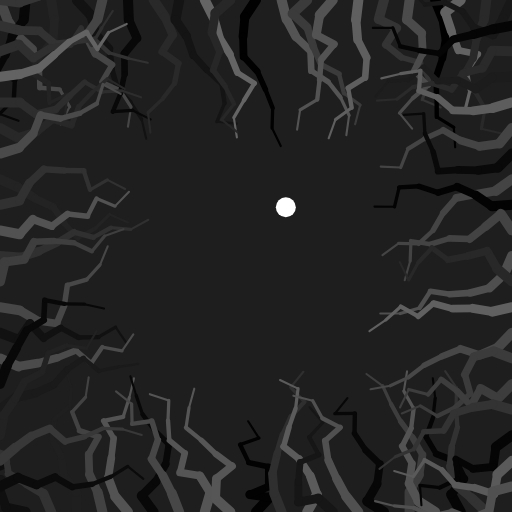
Frame 1 (no input)
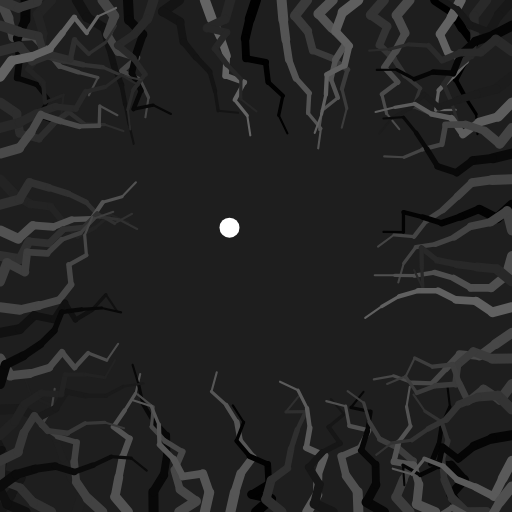
Frame 60 (no input)
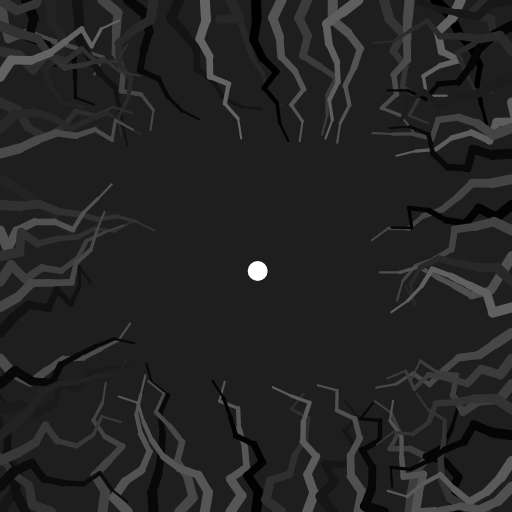
Frame 120 (the mouse pressed at the canvas centre since frame 60)

The p5.js sketch that drew these frames (run headless with seeded random() and noise() and a simulated clock; from frame 60 on, the mouse is pressed at the canvas centre):

// p5.js sketch
// ── sketch.js
const canvas_w = 512;
const canvas_h = 512;

let ball;

const arms = [];
const n_arms = 20;

const seg_len = 20;
const n_seg = 8;

const border = seg_len * n_seg;

const n_steps = 300;


function setup() {
  createCanvas(canvas_w, canvas_h);
  angleMode(DEGREES);

  ball = new Ball();

  let p = createVector();
  for (let i = 0; i < n_arms; i++) {
  	p.x = map(i, 0, n_arms, 0, width);
  	const arm = new Arm(p, n_seg, seg_len, 0, 180);
  	arms.push(arm);
  }

  p = createVector(0, height);
  for (let i = 0; i < n_arms; i++) {
  	p.x = map(i, 0, n_arms, 0, width);

  	const arm = new Arm(p, n_seg, seg_len, 180, 360);
  	arms.push(arm);
  }

  p = createVector(0, 0);
  for (let i = 0; i < n_arms; i++) {
  	p.y = map(i, 0, n_arms, 0, height);

  	const arm = new Arm(p, n_seg, seg_len, -90, 90);
  	arms.push(arm);
  }

  p = createVector(width, 0);
  for (let i = 0; i < n_arms; i++) {
  	p.y = map(i, 0, n_arms, 0, height);

  	const arm = new Arm(p, n_seg, seg_len, 90, 270);
  	arms.push(arm);
  }
}


function draw() {
  background(30);

  for (const arm of arms) {
  	arm.update();
  	arm.draw();
  }

  ball.update();
  ball.draw();
}

class Ball {
  constructor() {
    this.x_off = createVector(0, 0);
    this.y_off = createVector(100, 0);

    this.d_off = 0.02
    
    this.d_x_off_x = this.d_off;
    this.d_y_off_x = this.d_off;
    this.d_x_off_y = 0;
    this.d_y_off_y = 0;

    this.steps = n_steps;

    this.min_x_off_x = this.x_off.x
    this.min_x_off_y = this.x_off.y
    this.min_y_off_x = this.y_off.x
    this.min_y_off_y = this.y_off.y

    this.max_x_off_x = this.x_off.x + this.d_off * this.steps
    this.max_x_off_y = this.x_off.y + this.d_off * this.steps
    this.max_y_off_x = this.y_off.x + this.d_off * this.steps
    this.max_y_off_y = this.y_off.y + this.d_off * this.steps

    this.p = createVector();
    this.r = 10;
    this.fill = 255;

    this.update();
  }

  update() {
  	this.x_off.x += this.d_x_off_x;
    this.y_off.x += this.d_y_off_x;
    this.x_off.y += this.d_x_off_y;
    this.y_off.y += this.d_y_off_y;

  	if (this.x_off.x >= this.max_x_off_x && this.d_x_off_y == 0) {
  		this.d_x_off_x = 0;
	    this.d_y_off_x = 0;
	    this.d_x_off_y = this.d_off;
	    this.d_y_off_y = this.d_off;
  	} else if (this.x_off.y >= this.max_x_off_y && this.d_x_off_x == 0) {
  		this.d_x_off_x = -this.d_off;
	    this.d_y_off_x = -this.d_off;
	    this.d_x_off_y = 0;
	    this.d_y_off_y = 0;
  	} else if (this.x_off.x <= this.min_x_off_x && this.d_x_off_y == 0) {
  		this.d_x_off_x = 0;
	    this.d_y_off_x = 0;
	    this.d_x_off_y = -this.d_off;
	    this.d_y_off_y = -this.d_off;
  	} else if (this.x_off.y <= this.min_x_off_y && this.d_x_off_x == 0) {
  		this.d_x_off_x = this.d_off;
	    this.d_y_off_x = this.d_off;
	    this.d_x_off_y = 0;
	    this.d_y_off_y = 0;

	    this.fill = 100
  	}

    this.p.set(map(noise(this.x_off.x, this.x_off.y), 0, 1, border, width - border),
			         map(noise(this.y_off.x, this.y_off.y), 0, 1, border, height - border));
  }

  draw() {
  	push();
  	noStroke();
  	fill(this.fill);
    ellipse(this.p.x, this.p.y, this.r * 2, this.r * 2);
    pop();
  }
}

class Arm {
  constructor(p, n_seg, seg_len, min_a, max_a) {
    this.p = p;
    this.n_seg = n_seg || 1;
    this.seg_len = seg_len || 50;

    this.min_a = min_a;
    this.max_a = max_a;

    this.segs = [];
    this.stroke = random(0, 100);

    let p1 = p.copy();
    for (let i = 0; i < this.n_seg; i++) {
      const seg = new ArmSeg(p1, this.seg_len, this.min_a, this.max_a);
      seg.strokeWeight = map(i, 0, this.n_seg, 10, 1);
      seg.stroke = this.stroke;

      this.segs.push(seg);
      p1 = seg.point_2();
    }
  }

  update() {
  	if (this.n_seg == 1) {
  		this.segs[0].update();
  	} else {
      for (let i = 1; i < this.n_seg; i++) {
	      this.segs[i - 1].update();
	      this.segs[i].p1 = this.segs[i - 1].point_2();
	    }
  	}
  }

  draw() {
  	for (const seg of this.segs) {
	  	seg.draw();
	  }
  }
}

class ArmSeg {
  constructor(p, seg_len, min_a, max_a) {
    this.p1 = p;
    this.seg_len = seg_len || 50;

    this.strokeWeight = 10;
    this.stroke = [100];

    this.min_a = min_a;
    this.max_a = max_a;

    this.a_off = createVector(random(5000), random(5000));
    this.d_a_off = 0.005;
    
    this.angle = 0;
    this.set_angle();

    this.steps = n_steps;

    this.d_a_off_x = this.d_a_off
    this.d_a_off_y = 0;
    this.min_a_off_x = this.a_off.x
    this.min_a_off_y = this.a_off.y
    this.max_a_off_x = this.a_off.x + this.d_a_off * this.steps
    this.max_a_off_y = this.a_off.y + this.d_a_off * this.steps
  }

  point_2() {
  	const dx = this.seg_len * cos(this.angle);
  	const dy = this.seg_len * sin(this.angle);

  	return createVector(this.p1.x + dx, this.p1.y + dy);
  }

  set_angle() {
  	this.angle = map(noise(this.a_off.x, this.a_off.y), 0.2, 0.8, this.min_a, this.max_a);
  }

  update() {
	  this.a_off.x += this.d_a_off_x;
	  this.a_off.y += this.d_a_off_y;

  	if (this.a_off.x >= this.max_a_off_x && this.d_a_off_y == 0) {
  		this.d_a_off_x = 0;
	    this.d_a_off_y = this.d_a_off;
  	} else if (this.a_off.y >= this.max_a_off_y && this.d_a_off_x == 0) {
  		this.d_a_off_x = -this.d_a_off;
	    this.d_a_off_y = 0;
  	} else if (this.a_off.x <= this.min_a_off_x && this.d_a_off_y == 0) {
  		this.d_a_off_x = 0;
	    this.d_a_off_y = -this.d_a_off;
  	} else if (this.a_off.y <= this.min_a_off_y && this.d_a_off_x == 0) {
  		this.d_a_off_x = this.d_a_off;
	    this.d_a_off_y = 0;
  	}

    this.set_angle();

    this.t += this.d_t;
  }

  draw() {
  	push();

  	stroke(this.stroke);
  	strokeWeight(this.strokeWeight);

  	const p2 = this.point_2();
  	line(this.p1.x, this.p1.y, p2.x, p2.y);

  	pop();
  }
}
